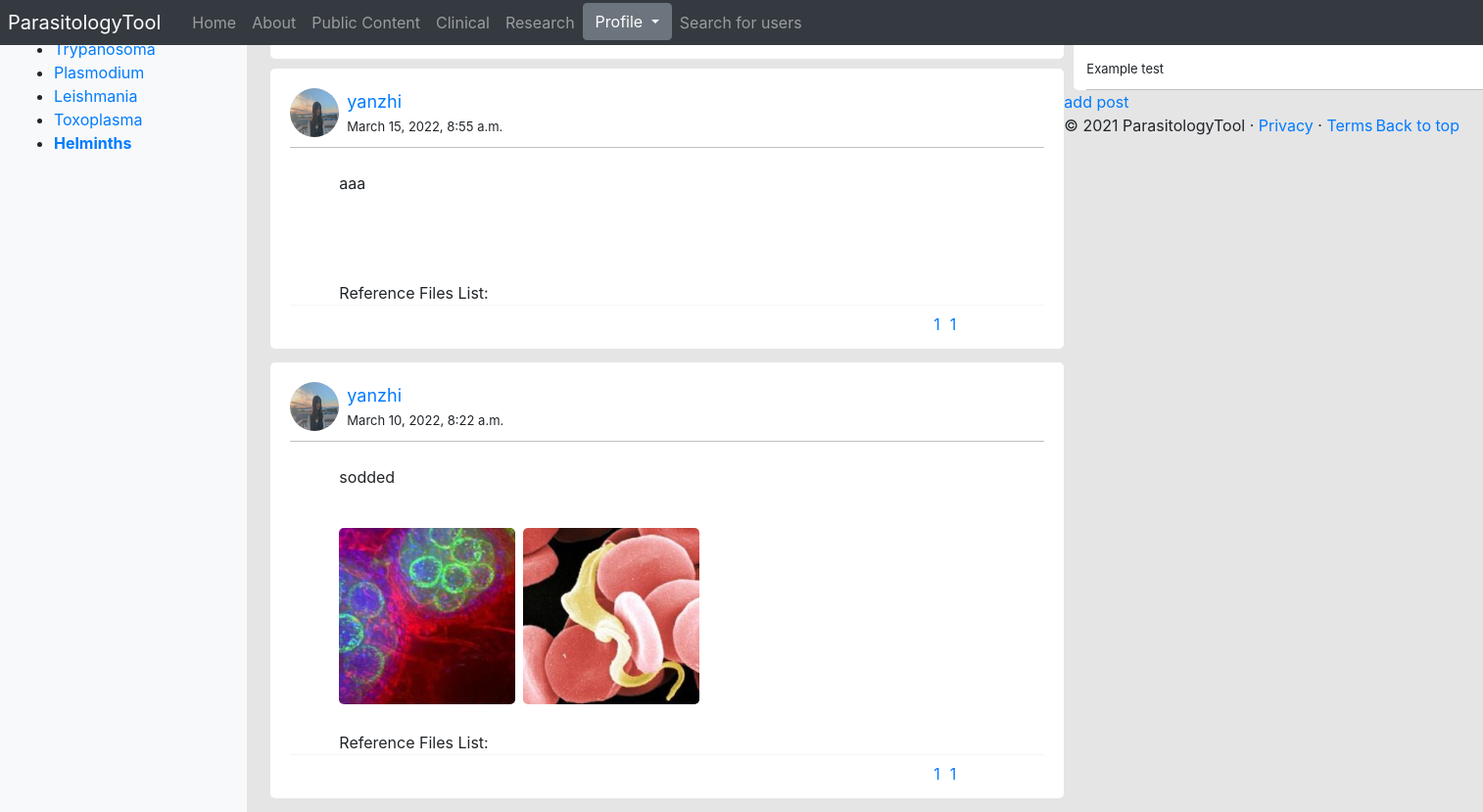
/parasitologyTool/research_portal/8/ (signed in), run on an earlier commit of the app's database.
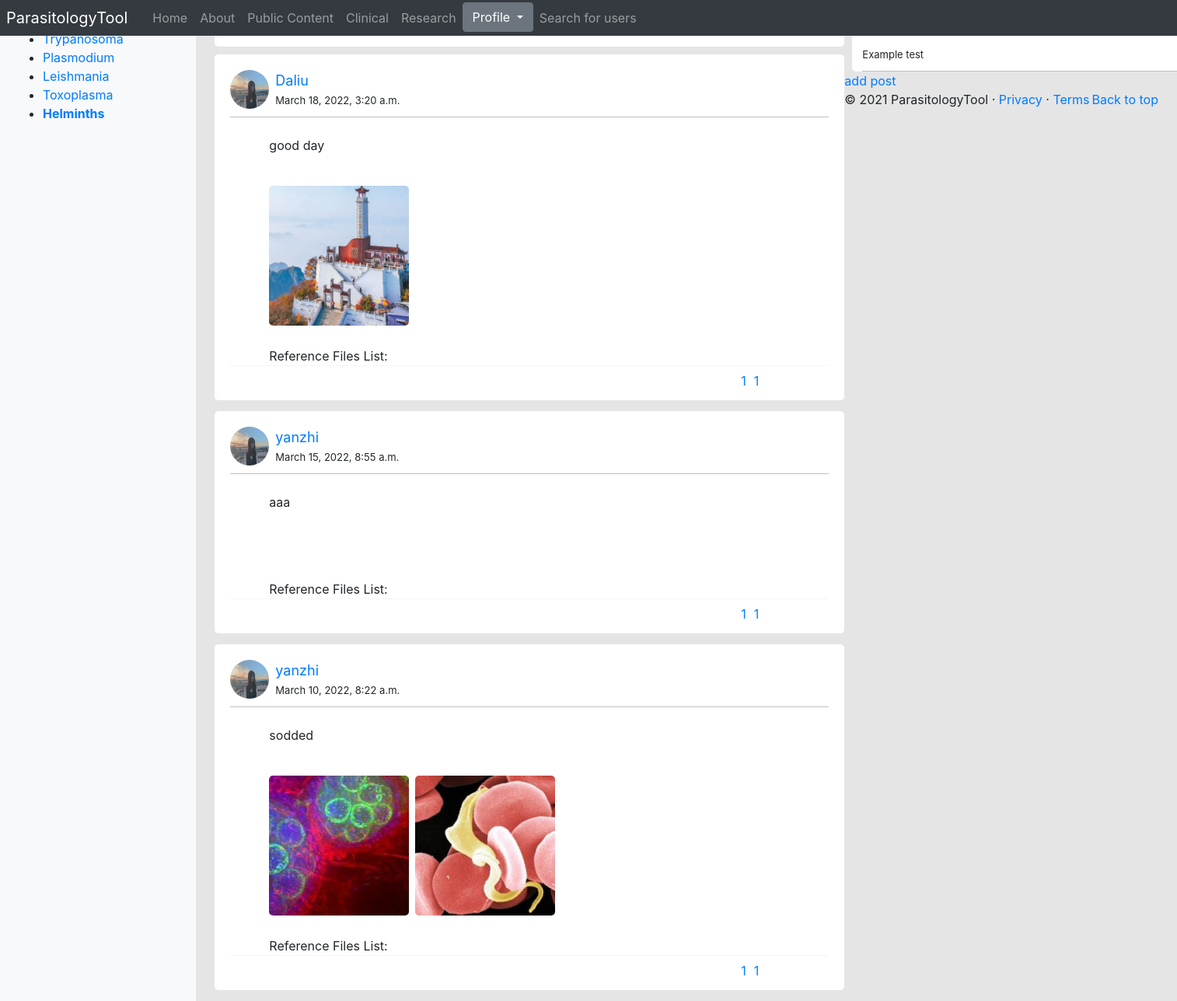
And on a later commit of the database.
### parasitologyTool/models.py (models this page shows, shortened)
class Parasite(models.Model):
	NAME_MAX_LENGTH = 128
	name = models.CharField(max_length=NAME_MAX_LENGTH, unique=True)
	views = models.IntegerField(default=0)
	picture = models.ImageField(upload_to='parasite_pic')
	intro = models.CharField(max_length=3000)

class ResearchPost(models.Model):
	title = models.CharField(max_length=100)
	content = models.TextField()
	parasite = models.ForeignKey(Parasite, on_delete=models.CASCADE, default=None)
	likes = models.ManyToManyField(User, blank=True, related_name="likes")
	dislikes = models.ManyToManyField(User, blank=True, related_name="dislikes")
	user = models.ForeignKey(UserProfile, on_delete=models.CASCADE, default=None)
	date_posted = models.DateTimeField(default=timezone.now)
	@property
	def images(self):
		return self.researchimage_set.all()
	@property
	def files(self):
		return self.researchfile_set.all()
	@property
	def model(self):
		return self.__class__.__name__
	class Meta:
		ordering = ['-date_posted',]

class UserProfile(models.Model):
	user = models.OneToOneField(User, on_delete=models.CASCADE)
	profile_picture = models.ImageField(upload_to="profile_pictures", default="profile_pictures/default_pic.png")
	ROLE_CHOICES = [
		('clinician', 'Clinician'),
		('researcher', 'Researcher'),
		('public', 'Public'),
		('admin', 'Admin'),
	]
	role = models.CharField(max_length=50, choices=ROLE_CHOICES, default='Public')
	@property
	def username(self):
		return self.user.username

class ResearchImage(models.Model):
	research_post = models.ForeignKey(ResearchPost, on_delete=models.CASCADE, default=None)
	image = models.ImageField(upload_to='clinical_pictures', default=None)

### parasitologyTool/views.py (the view)
# urls.py: path('research_portal/<int:parasite_id>/', views.research_parasite_page, name = 'research_parasite_page'),
@login_required
@clinicians_researchers_only
def research_parasite_page(request, parasite_id):
    context_dict = {}
    try:
        parasite = Parasite.objects.get(id=parasite_id)
        research_posts = parasite.researchpost_set.all()
    except Parasite.DoesNotExist:
        return not_found(request)
    context_dict['parasite'] = parasite
    context_dict['research_posts'] = research_posts
    return render(request, 'parasitologyTool/research_parasite_page.html', context=context_dict)

### parasitologyTool/templatetags/parasitologyTool_template_tags.py (called while the page is built)
@register.inclusion_tag('parasitologyTool/parasite_list.html')
def get_parasite_list(current_category=None):
	return {'parasites': Parasite.objects.all(),
	        'current_category':current_category}

### templates/parasitologyTool/research_parasite_page.html (shortened to what this page needs)
{% extends 'parasitologyTool/base.html' %}
{% load static %}
{% block body_block %}
<link rel="stylesheet" type="text/css" href="{% static 'css/userpost.css' %}">
<body>
<div class="box">
    <div class="top-text">
        <Strong>Research Content - {{ parasite.name }}</Strong>
    </div>
    <div>
        {% for post in research_posts %}
            <div class="a-box">
                <div class="a-s-box-author">
                    <img src="{{ MEDIA_URL }}{{ post.user.profile_picture }}"
                                alt="picture of article" />
                    <a class="a-s-box-author-name" href="{% url 'parasitologyTool:profile' post.user.username %}">{{post.user.username}}</a>
                    <div class="a-s-box-author-time">{{post.date_posted}}</div>
                </div>
                <div class="a-s-box-context">
                    <div class="item">
                        <div class="context">
                            {{ post.content|linebreaks|urlize }}
                        </div>
                    </div>
                    {% if post.images %}
                        {% for image in post.images %}
                            <a href="{{ MEDIA_URL }}{{ image.image }}"><img src="{{ MEDIA_URL }}{{ image.image }}"></a>
                        {% endfor %}
                    {% endif %}
                    <br>
                    <br>
                    Reference Files List:
                    <br>
                </div>
                <div class="a-s-box-bottom">
                </div>
                <div class="a-s-box-bottom">
                </div>
                <div class="a-s-box-bottom" style="width: 170px;">
                    {% if user.is_authenticated %}
                        <div style="float:right;">
                        <form class="ajax-form-dislike" id='dislike' method="POST" data-url="{% url 'parasitologyTool:dislike' post.model post.id %}">
                        <a href="#" style="text-decoration: none;"><span class="dislike-count"> {{post.dislikes.all.count}} </span></a>
                        </form>
                        </div>
                        <div style="float: right;">
                        <form class="ajax-form-like" id="like" method="POST" data-url="{% url 'parasitologyTool:like' post.model post.id %}">
                        <a href="#" style="text-decoration: none; margin-right: 10px;"><span class="like-count">{{post.likes.all.count}}</span></a>
                        </form>
                        </div>
                    {% endif %}
                </div>
                <br>
            </div>
        {% endfor %}
    </div>
</div>
</body>
<div class="rside">
      <p><strong>Most Pupular Post</strong></p>
      <div class="rside-box">
      Example test
      </div>
</div>
<div>
    <a href="{% url 'parasitologyTool:add_research_post' parasite.id %}">add post</a>
</div>
{% endblock %}

### templates/parasitologyTool/base.html (shortened to what this page needs)
<!DOCTYPE html>
{% load static %}
{% load parasitologyTool_template_tags %}
<html lang="en">
    <head>
    <link href="https://getbootstrap.com/docs/4.2/dist/css/bootstrap.min.css" rel="stylesheet">
    <link href="https://getbootstrap.com/docs/4.2/examples/dashboard/dashboard.css" rel="stylesheet">
    </head>
    <body>
        <header>
            <nav class="navbar navbar-expand-md navbar-dark fixed-top bg-dark p-0">
                <a class="navbar-brand p-2" href="{% url 'parasitologyTool:index' %}">ParasitologyTool</a>
                <div class="collapse navbar-collapse" id="navbarCollapse">
                    <ul class="navbar-nav mr-auto">
                        <li class="nav-item"><a class="nav-link" href="{% url 'parasitologyTool:index' %}">Home</a></li>
                        <li class="nav-item "><a class="nav-link" href="{% url 'parasitologyTool:about' %}">About</a></li>
                        <li class="nav-item "><a class="nav-link" href="{% url 'parasitologyTool:public_content' %}">Public Content</a></li>
                        {% if user.is_authenticated %}
                        <li class="nav-item"><a class="nav-link clinical_portal_link" href="{% url 'parasitologyTool:clinical_portal' %}">Clinical</a></li>
                        <li class="nav-item"><a class="nav-link research_portal_link" href="{% url 'parasitologyTool:research_portal' %}">Research</a></li>
                        <li class="nav-item">
                            <div class="dropdown">
                              <button class="btn btn-secondary dropdown-toggle" type="button" id="dropdownMenuButton" data-toggle="dropdown" aria-haspopup="true" aria-expanded="false">
                                Profile
                              </button>
                            </div>
                        </li>
                        {% else %}
                        <li class="nav-item"><a class="nav-link" href="{% url 'parasitologyTool:register' %}">Register Here</a></li>
                        <li class="nav-item"><a class="nav-link" href="{% url 'parasitologyTool:login' %}">Login</a></li>
                        {% endif %}
                        <li class="nav-item"><a class="nav-link" href="{% url 'parasitologyTool:search_page' %}">Search for users</a> </li>
                    </ul>
                </div>
            </nav>
        </header>
        <div class="container-fluid">
            <div class="row">
                {% block sidebar_block %}
                <nav class="col-md-2 d-none d-md-block bg-light sidebar">
                    <div class="w-75 ml-3">
                    </div>
                    <div class="sidebar-sticky" id="parasite-listing">
                        {% get_parasite_list parasite %}
                    </div>
                </nav>
                {% endblock %}
                <main role="main" class="col-md-9  ml-sm-auto col-lg-10 px-4">
                    {% block body_block %}{% endblock %}
                    <footer>
                        <p class="float-right"><a href="#">Back to top</a></p>
                        <p>&copy; 2021 ParasitologyTool &middot; <a href="#">Privacy</a> &middot; <a href="#">Terms</a></p>
                    </footer>
                </main>
            </div>
        </div>
    </body>
</html>

### templates/parasitologyTool/parasite_list.html
{% if parasites %}
    <ul>
    {% for p in parasites %}
        {% if p == current_category %}
            <li><strong><a href="{% url 'parasitologyTool:goto' %}?parasite_id={{ p.id }}">{{ p.name }}</a></strong></li>
        {% else %}
            <li><a href="{% url 'parasitologyTool:goto' %}?parasite_id={{ p.id }}">{{ p.name }}</a></li>
        {% endif %}
    {% endfor %}
    </ul>
{% else %}
    <strong>No parasites</strong>
{% endif %}

### static/css/userpost.css (style rules this page uses)
body { background: #E5E5E5; }
.top-text { background: white; border-radius: 5px; padding: 15px; margin-bottom: 10px; font-size: 20px; width: 810px; }
.box { float: left; }
.a-box { background: white; padding: 20px; border-radius: 5px; width: 810px; margin-bottom: -10px; }
.a-s-box-author img { float: initial; width: 50px; height: 50px; border-radius: 50%; }
.a-s-box-author { font-size: 15px; padding-bottom: 10px; border-bottom: solid 0.5px silver; position: relative; }
.a-s-box-author-name { position: absolute; top: 0px; left: 58px; font-size: 18px; }
.a-s-box-author-time { position: absolute; left:58px; top: 30px; font-size: 13px; }
.a-s-box-context { padding-left: 50px; border-bottom: solid 1px whitesmoke; }
.a-s-box-context img { width: 180px; height: 180px; margin-right: 3px; margin-bottom: 3px; border-radius: 5px; object-fit: cover; }
.a-s-box-bottom { width: 255px; text-align: center; float: left; padding-top: 7px; }
.rside { width: 460px; margin-left: 820px; background: white; border-radius: 5px; }
.rside-box { margin-left: 13px; margin-right: 13px; border-bottom: solid 0.5px silver; padding-bottom: 10px; font-size: 13px; }
.rside p { font-size: 20px; padding: 7px; border-bottom: solid 0.5px silver; }
.context { white-space: pre-line; }

What changed in the data, as far as the page shows it:
added ResearchPost: user.profile_picture (picture), user.username "Daliu", date_posted "March 18, 2022, 3:20 a.m.", content "good day", dislikes.all.count "1", likes.all.count "1"
added ResearchImage: image (picture), shown under "Daliu"
